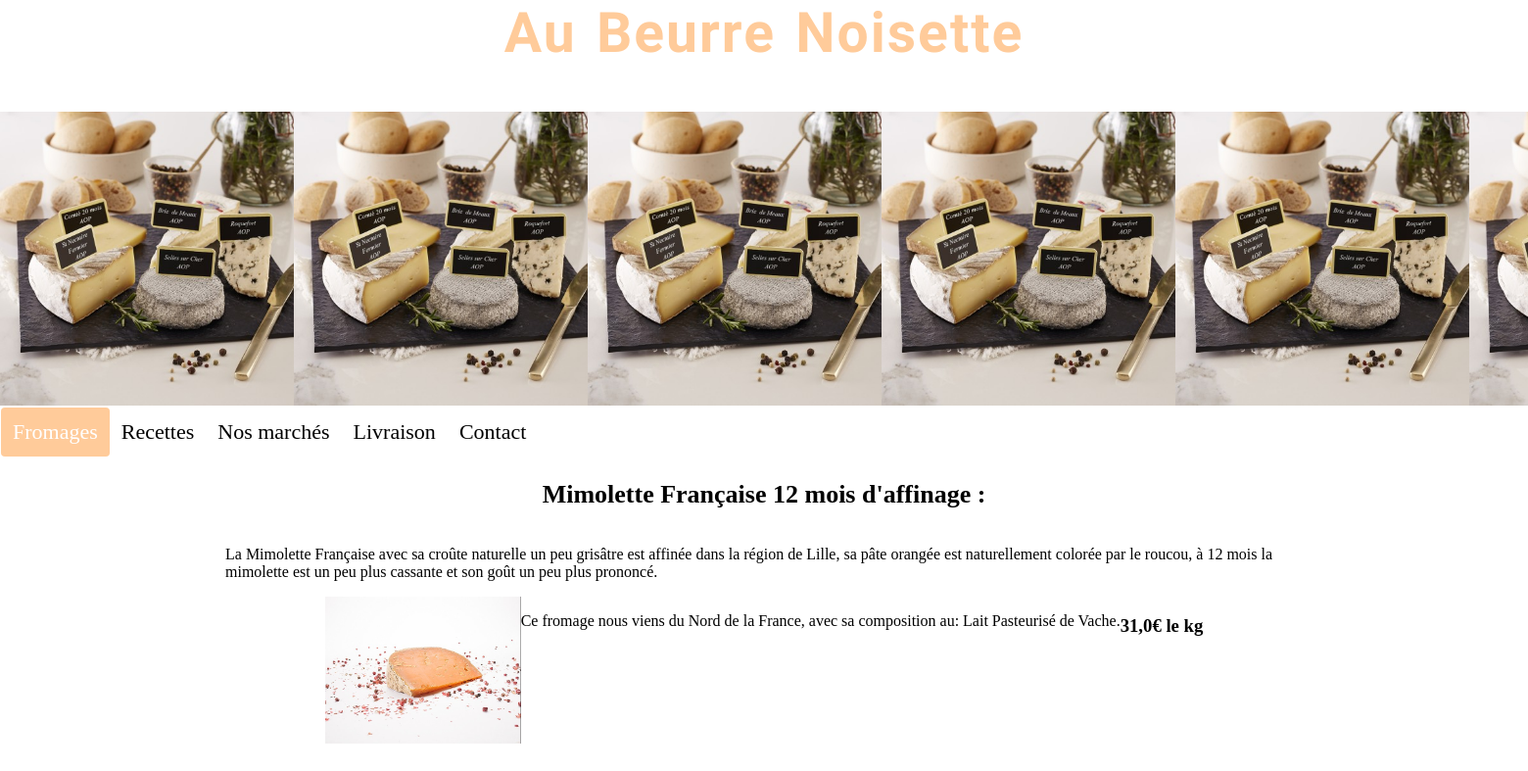
Page /detail/mimolette-francaise-12-mois-daffinage/ on the committed database.
### cheese/models.py (models this page shows, shortened)
class Fromage(models.Model):
    PATEMOLLES = "PMO"
    PATEPRESSESCUITES = "PPC"
    PATEFLEURIES = "PFL"
    FROMAGEDECHEVRES = "FCH"
    FROMAGEDEBREBIS = "FBR"
    PATEPERSILLEES = "PPE"
    TRIPLECREMES = "TCR"
    PATEFORTES = "PFO"
    COMPOSITION = [
        (PATEMOLLES, "patemolles"),
        (PATEPRESSESCUITES, "patepresseescuites"),
        (PATEFLEURIES, "patefleuries"),
        (FROMAGEDECHEVRES, "fromagedechevres"),
        (FROMAGEDEBREBIS, "fromagedebrebis"),
        (PATEPERSILLEES, "patepersillees"),
        (TRIPLECREMES, "triplecremes"),
        (PATEFORTES, "patefortes"),
    ]
    name = models.CharField(max_length=150)
    slug = models.SlugField(max_length=150, unique=True, blank=True)
    origin = models.CharField(max_length=100, blank=True, verbose_name="origine")
    category = models.CharField(max_length=100, blank=True, choices=COMPOSITION, verbose_name="categories")
    description = models.TextField(blank=True)
    composition = models.CharField(max_length=100, blank=True)
    stock = models.BooleanField(default=False)
    thumbnail = models.ImageField(upload_to="Fromages", blank=True, null=True)
    price = models.FloatField(blank=True, null=True, verbose_name="prix")
    class Meta:
        verbose_name = "Les fromage"

### cheese/views.py (the view)
# urls.py: path('detail/<str:slug>/', views.product_detail, name='detail'),
def product_detail(request, slug):
    fromage = get_object_or_404(Fromage, slug=slug)
    return render(request, 'cheese/detail.html', context={"fromage": fromage})

### cheese/templates/cheese/detail.html (shortened to what this page needs)
{% extends 'base.html' %}
{% load static %}
{% block content %}
    <section id="produit">
        <h2 style="text-align:center; font-size: 26px;">{{ fromage.name }} :</h2>
        <div class="content">
            <p>{{ fromage.description }}.</p>
            <img src="{{ fromage.thumbnail.url }}" alt="{{ fromage.name }}" style="max-width: 200px;">
            <p>Ce fromage nous viens {{ fromage.origin }}, avec sa composition au: {{ fromage.composition }}.</p>
            <p><h3 style="text-align:right;">{{ fromage.price }}€ le kg</h3></p>
        </div>
    </section>
{% endblock %}

### cheese/static/cheese/style.css (style rules this page uses)
* { box-sizing: border-box; }
body { background-color: white; margin:0; }
.content { display: flex; justify-content: center; flex-wrap: wrap; width: 80%; max-width: 1100px; margin: 15px auto 0; overflow: scroll; }

### rows in the picture
Fromage: name "Mimolette Française 12 mois d'affinage", description "La Mimolette Française avec sa croûte naturelle un peu grisâtre est affinée dans la région de Lille, sa pâte orangée est naturellement colorée par le roucou, à 12 mois la mimolette est un peu plus cassante et son goût un peu plus prononcé", thumbnail (picture), origin "du Nord de la France", composition "Lait Pasteurisé de Vache", price "31,0"
